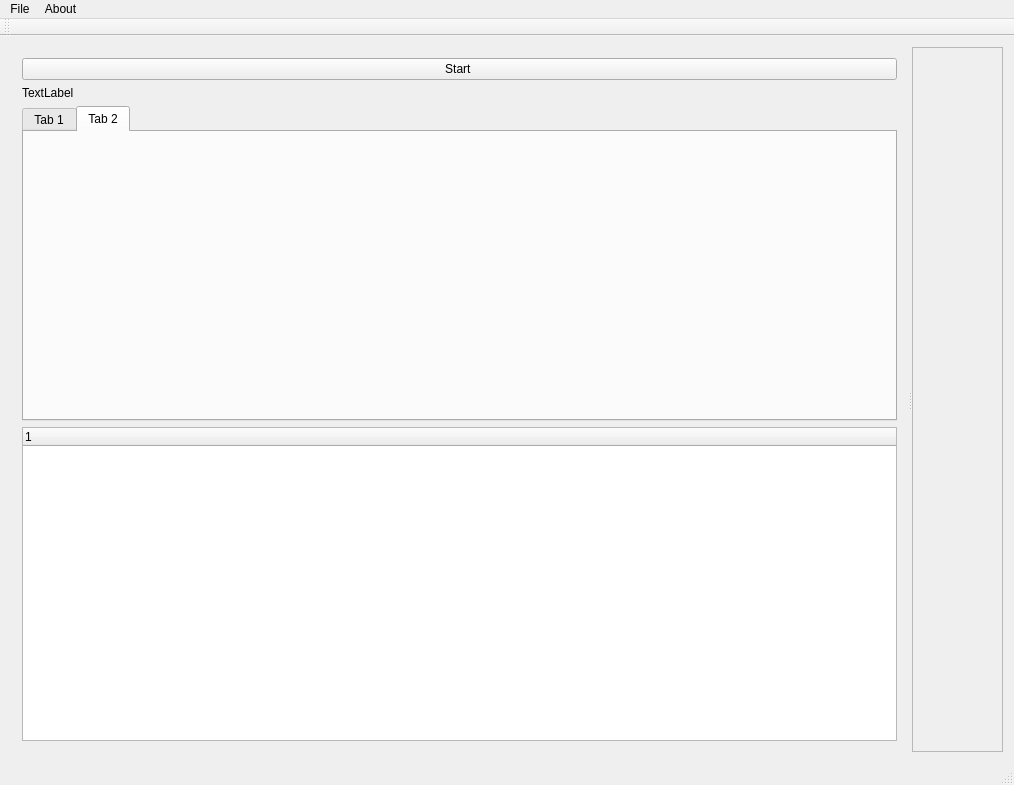
<?xml version="1.0" encoding="UTF-8"?>
<ui version="4.0">
 <class>MainWindow</class>
 <widget class="QMainWindow" name="MainWindow">
  <property name="geometry">
   <rect>
    <x>0</x>
    <y>0</y>
    <width>1014</width>
    <height>785</height>
   </rect>
  </property>
  <property name="windowTitle">
   <string>MainWindow</string>
  </property>
  <widget class="QWidget" name="centralWidget">
   <property name="sizePolicy">
    <sizepolicy hsizetype="Expanding" vsizetype="Expanding">
     <horstretch>0</horstretch>
     <verstretch>0</verstretch>
    </sizepolicy>
   </property>
   <layout class="QVBoxLayout" name="verticalLayout_3">
    <item>
     <widget class="QSplitter" name="splitter">
      <property name="sizePolicy">
       <sizepolicy hsizetype="Preferred" vsizetype="Expanding">
        <horstretch>0</horstretch>
        <verstretch>0</verstretch>
       </sizepolicy>
      </property>
      <property name="orientation">
       <enum>Qt::Horizontal</enum>
      </property>
      <widget class="QWidget" name="">
       <layout class="QVBoxLayout" name="verticalLayout_2">
        <item>
         <widget class="QPushButton" name="startProcessingBtn">
          <property name="sizePolicy">
           <sizepolicy hsizetype="Expanding" vsizetype="Fixed">
            <horstretch>0</horstretch>
            <verstretch>0</verstretch>
           </sizepolicy>
          </property>
          <property name="text">
           <string>Start </string>
          </property>
         </widget>
        </item>
        <item>
         <widget class="QLabel" name="currentDirLabel">
          <property name="text">
           <string>TextLabel</string>
          </property>
         </widget>
        </item>
        <item>
         <widget class="QTabWidget" name="tabWidget">
          <property name="currentIndex">
           <number>1</number>
          </property>
          <widget class="QWidget" name="tab">
           <attribute name="title">
            <string>Tab 1</string>
           </attribute>
           <layout class="QHBoxLayout" name="horizontalLayout">
            <item>
             <widget class="QListView" name="imagesListView"/>
            </item>
           </layout>
          </widget>
          <widget class="QWidget" name="tab_2">
           <attribute name="title">
            <string>Tab 2</string>
           </attribute>
          </widget>
         </widget>
        </item>
        <item>
         <widget class="QTreeWidget" name="treeWidget">
          <column>
           <property name="text">
            <string notr="true">1</string>
           </property>
          </column>
         </widget>
        </item>
       </layout>
      </widget>
      <widget class="QScrollArea" name="scrollArea">
       <property name="widgetResizable">
        <bool>true</bool>
       </property>
       <widget class="QWidget" name="scrollAreaWidgetContents_2">
        <property name="geometry">
         <rect>
          <x>0</x>
          <y>0</y>
          <width>98</width>
          <height>704</height>
         </rect>
        </property>
        <layout class="QVBoxLayout" name="verticalLayout">
         <item>
          <widget class="QLabel" name="mainImageLabel">
           <property name="sizePolicy">
            <sizepolicy hsizetype="Maximum" vsizetype="Maximum">
             <horstretch>0</horstretch>
             <verstretch>0</verstretch>
            </sizepolicy>
           </property>
           <property name="text">
            <string/>
           </property>
          </widget>
         </item>
        </layout>
       </widget>
      </widget>
     </widget>
    </item>
   </layout>
  </widget>
  <widget class="QMenuBar" name="menuBar">
   <property name="geometry">
    <rect>
     <x>0</x>
     <y>0</y>
     <width>1014</width>
     <height>22</height>
    </rect>
   </property>
   <widget class="QMenu" name="menuCOSA_SEI">
    <property name="title">
     <string>File</string>
    </property>
   </widget>
   <widget class="QMenu" name="menuAbuot">
    <property name="title">
     <string>About</string>
    </property>
   </widget>
   <addaction name="menuCOSA_SEI"/>
   <addaction name="menuAbuot"/>
  </widget>
  <widget class="QToolBar" name="mainToolBar">
   <attribute name="toolBarArea">
    <enum>TopToolBarArea</enum>
   </attribute>
   <attribute name="toolBarBreak">
    <bool>false</bool>
   </attribute>
  </widget>
  <widget class="QStatusBar" name="statusBar"/>
 </widget>
 <layoutdefault spacing="6" margin="11"/>
 <resources/>
 <connections/>
</ui>
